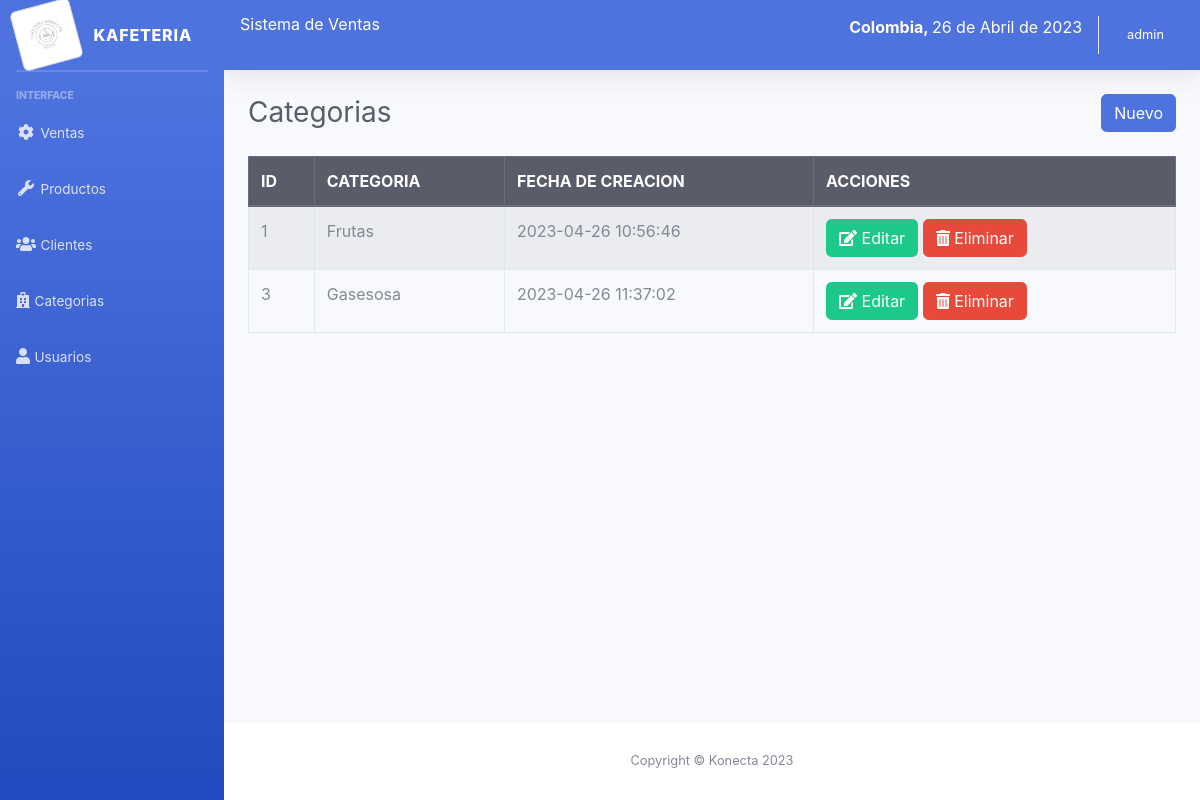
The app's page /sistema/lista_categoria.php (signed in) with its own data.
### tables this page shows
CREATE TABLE `categoria` (
  `codcategoria` int(11) NOT NULL,
  `categoria` varchar(30) NOT NULL,
  `fecha_creacion` timestamp NULL DEFAULT current_timestamp()
);

### sistema/lista_categoria.php (the view)
<?php include_once "includes/header.php"; ?>
<div class="container-fluid">
	<div class="d-sm-flex align-items-center justify-content-between mb-4">
		<h1 class="h3 mb-0 text-gray-800">Categorias</h1>
		<a href="registro_categoria.php" class="btn btn-primary">Nuevo</a>
	</div>
	<div class="row">
		<div class="col-lg-12">
			<div class="table-responsive">
				<table class="table table-striped table-bordered" id="table">
					<thead class="thead-dark">
						<tr>
							<th>ID</th>
							<th>CATEGORIA</th>
							<th>FECHA DE CREACION</th>
							<?php if ($_SESSION['rol'] == 1) { ?>
							<th>ACCIONES</th>
							<?php } ?>
						</tr>
					</thead>
					<tbody>
						<?php
						include "../conexion.php";
						$query = mysqli_query($conexion, "SELECT * FROM categoria");
						$result = mysqli_num_rows($query);
						if ($result > 0) {
							while ($data = mysqli_fetch_assoc($query)) { ?>
								<tr>
									<td><?php echo $data['codcategoria']; ?></td>
									<td><?php echo $data['categoria']; ?></td>
									<td><?php echo $data['fecha_creacion']; ?></td>
									<?php if ($_SESSION['rol'] == 1) { ?>
									<td>
										<a href="editar_categoria.php?id=<?php echo $data['codcategoria']; ?>" class="btn btn-success"><i class='fas fa-edit'></i> Editar</a>
										<form action="eliminar_categoria.php?id=<?php echo $data['codcategoria']; ?>" method="post" class="confirmar d-inline">
											<button class="btn btn-danger" type="submit"><i class='fas fa-trash-alt'></i> Eliminar</button>
										</form>
									</td>
									<?php } ?>
								</tr>
						<?php }
						} ?>
					</tbody>
				</table>
			</div>
		</div>
	</div>
</div>
</div>
<?php include_once "includes/footer.php"; ?>

### records on screen
categoria: codcategoria "1", categoria "Frutas", fecha_creacion "2023-04-26 10:56:46"
categoria: codcategoria "3", categoria "Gasesosa", fecha_creacion "2023-04-26 11:37:02"

### other values on screen
fecha() "26 de Abril de 2023"
$_SESSION['nombre'] "admin"
